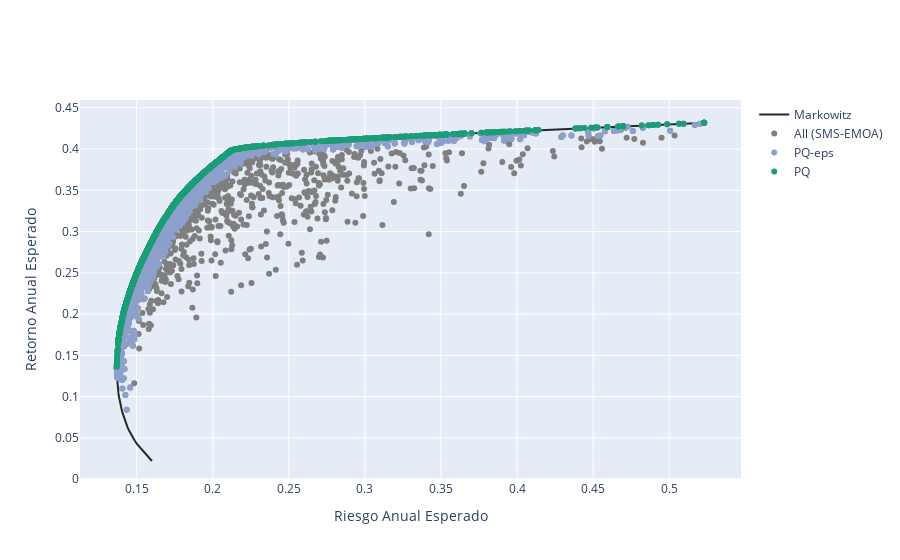

Notebook code for this chart:
### Code cell
frames = [FA, FA_best_eps, FA_best]
labels = ['All (SMS-EMOA)', 'PQ-eps', 'PQ']
colors = ['#7F7F7F', 'rgb(141,160,203)', 'rgb(27,158, 119)']
fig = my_plotting.plotting_samples_plotly(ef_R, frames, labels, colors)
